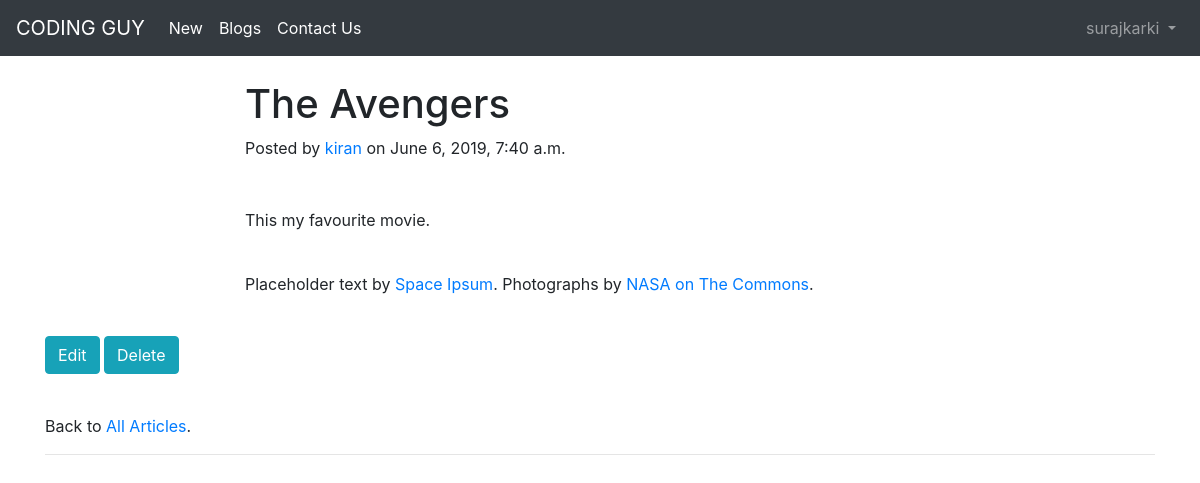
The app's page /articles/3/ (signed in) with its own data.
### users/models.py (models this page shows)
class CustomUser(AbstractUser):                # Class for custom user.
    age = models.PositiveIntegerField(null=True, blank=True)

### articles/models.py (models this page shows, shortened)
class Article(models.Model):
   title = models.CharField(max_length=255)
   body = models.TextField()
   date = models.DateTimeField(auto_now_add=True)
   author = models.ForeignKey(
     get_user_model(),
     on_delete=models.CASCADE,
    )

### articles/views.py (the view)
# urls.py: path('<int:pk>/',ArticleDetailView.as_view(), name='article_detail'), # new
class ArticleDetailView(LoginRequiredMixin,DetailView):
      model = Article
      template_name = 'articles/article_detail.html'
      login_url = 'login'

### articles/templates/articles/article_detail.html (shortened to what this page needs)
{% extends 'users/base.html' %}
{% block content %}
  <header class="masthead" style="background-image: url('img/post-bg.jpg')">
    <div class="container">
      <div class="row">
        <div class="col-lg-8 col-md-10 mx-auto">
          <div class="post-heading">
            <h1>{{ article.title }}</h1>
            <span class="meta">Posted by
              <a href="#">{{ article.author }}</a>
              on {{ article.date }}</span>
          </div>
        </div>
      </div>
    </div>
  </header>
  <br><br><article>
    <div class="container">
      <div class="row">
        <div class="col-lg-8 col-md-10 mx-auto">
          <p>{{ article.body }}</p>
          <p>Placeholder text by
            <a href="http://spaceipsum.com/">Space Ipsum</a>. Photographs by
            <a href="https://www.flickr.com/photos/nasacommons/">NASA on The Commons</a>.</p>
        </div>
      </div>
    </div>
  </article>
<br><p><a href="{% url 'article_edit' article.pk %}" class="btn btn-info" role="button">Edit</a>
	<a href="{% url 'article_delete' article.pk %}" class="btn btn-info" role="button">Delete</a></p>
	<br><p>Back to <a href="{% url 'article_list' %}">All Articles</a>.</p>
  <hr>
{% endblock content %}

### users/templates/users/base.html (shortened to what this page needs)
<!doctype html>
{% load static %}
<html lang="en">
	<head>
		<link rel="stylesheet"
			href="https://stackpath.bootstrapcdn.com/bootstrap/4.1.3/css/\
			bootstrap.min.css"
			integrity="sha384-MCw98/SFnGE8fJT3GXwEOngsV7Zt27NXFoaoApmYm81i\
			uXoPkFOJwJ8ERdknLPMO"
>
	</head>
	<body>
		<nav class="navbar navbar-expand-md navbar-dark bg-dark mb-4">
			<a class="navbar-brand" href="{% url 'home' %}">CODING GUY</a>
			<div class="collapse navbar-collapse" id="navbarCollapse">
				{% if user.is_authenticated %}
					<div class="collapse navbar-collapse" id="navbarNav">
						<ul class="navbar-nav">
							<li class="nav-item active">
								<a class="nav-link" href="{% url 'article_new' %}">New <span class="sr-only">(current)</span></a>
							</li>
						</ul>
						<ul class="navbar-nav">
							<li class="nav-item active">
								<a class="nav-link" href="{% url 'article_list' %}">Blogs<span class="sr-only">(current)</span></a>
							</li>
						</ul>
						<ul class="navbar-nav">
							<li class="nav-item active">
								<a class="nav-link" href="/users/contact">Contact Us <span class="sr-only">(current)</span></a>
							</li>
						</ul>
						<ul class="navbar-nav ml-auto">
							<li class="nav-item">
								<a class="nav-link dropdown-toggle" href="#" id="userMenu"
									data-toggle="dropdown" aria-haspopup="true"
									aria-expanded="false">
									{{ user.username }}
								</a>
							</li>
						</ul>
					{% endif %}
				</div>
			</div>
		</nav>
		<div class="container">
			{% block content %}
			{% endblock content %}
		</div>
	</body>
</html>

### records on screen
CustomUser: username "surajkarki"
Article: title "The Avengers", author "kiran", date "June 6, 2019, 7:40 a.m.", body "This my favourite movie."
